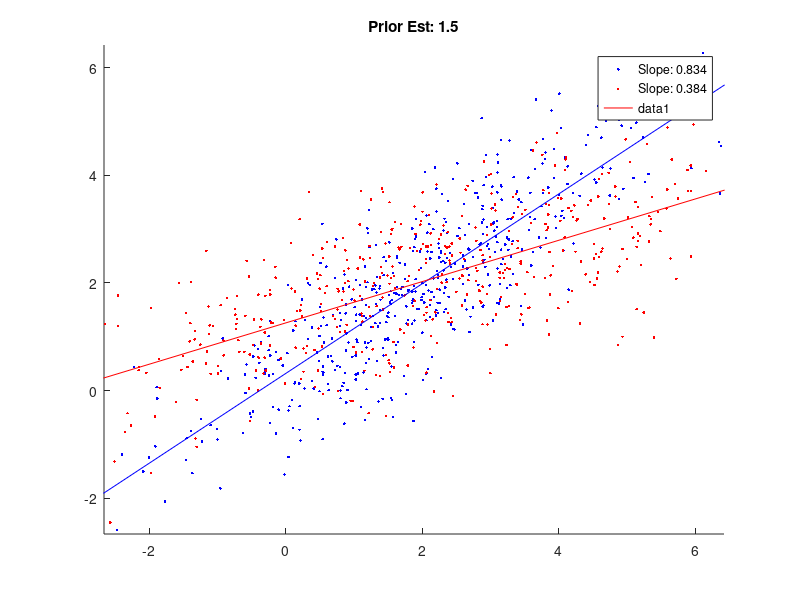
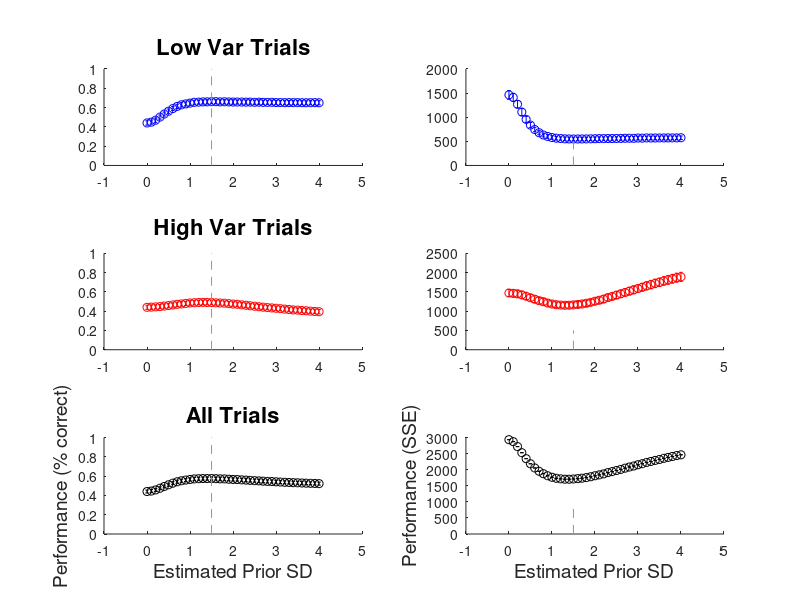
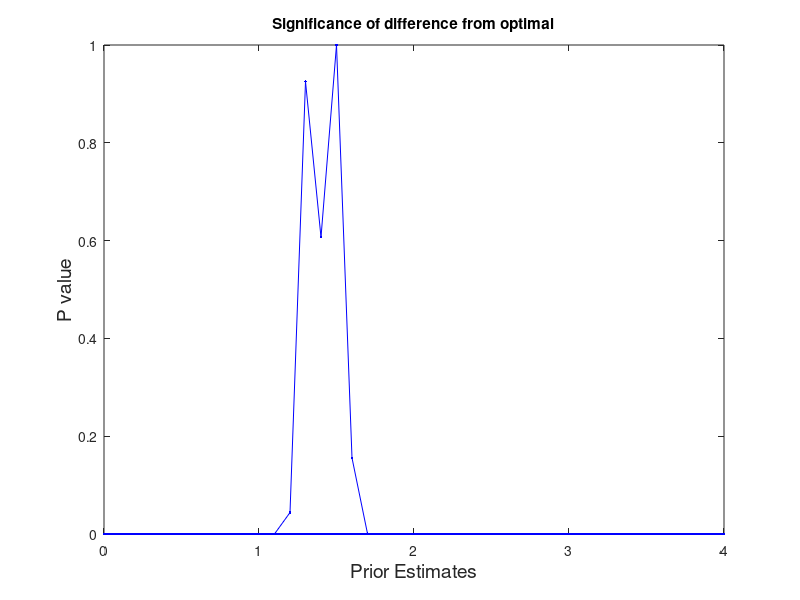
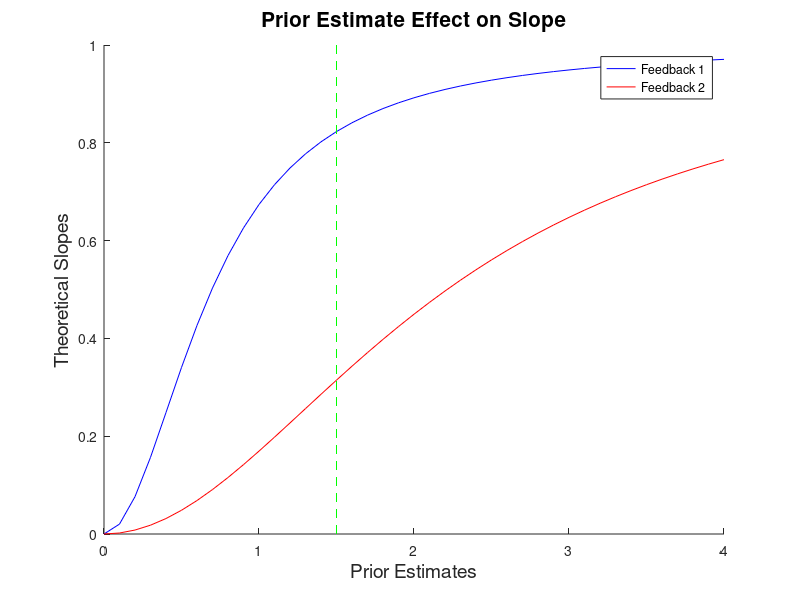

The MATLAB script that drew these images, in order:
%% Task Parameters
numslices = 10;
targetsize = 2;

mup = 2; % Prior mean
sigp = 1.5; % Prior std

% Feedback standard deviations
s1 = 2.2; %1
s2 = 7; %4

ntrials = 1000; %Trials per session
reps = 500; %Total number of sessions       
sigp_hats = 0:0.1:4; %Range of prior estimates (strategies)
strategies = [1.5]; %Strategies for which you want scatterplot with slopes

%% Mr. F (the fake monkey)
centroid_estimation_error = 0; % percent var
motor_error = 0.83; % std (constant)

%% Initialize arrays
correct1 = zeros(reps,length(sigp_hats));
correct2 = zeros(reps,length(sigp_hats));
totcorrect = zeros(reps,length(sigp_hats));

sse1 = zeros(reps,length(sigp_hats));
sse2 = zeros(reps,length(sigp_hats));
sset = zeros(reps,length(sigp_hats));

sumsig1 = zeros(reps,length(sigp_hats));
sumsig2 = zeros(reps,length(sigp_hats));
sumsigt = zeros(reps,length(sigp_hats));

theor = zeros(length(sigp_hats),2);

sigp_hats = 1/1000*round(1000*sigp_hats); %Range of prior estimates (strategies)
strategies = 1/1000*round(1000*strategies); %Strategies for which you want scatterplot with slopes
[throwaway,plotstrategies] = ismember(strategies,sigp_hats);
%% Do Simulation
for rep = 1:reps %Cycle through sessions

    % Obtain true target positions and separate into high/low
    targets = mup + randn(ntrials,1).*sigp;
    targetsL = targets(1:end/2);
    targetsH = targets(end/2+1:end);

    % Represent the targets with slices (drawn from feedback stds)
    slicesf1 = repmat(targetsL,1,numslices) + s1*randn(ntrials/2,numslices);
    slicesf2 = repmat(targetsH,1,numslices) + s2*randn(ntrials/2,numslices);

    % Calculate the centroid positions and stds of the slices
    mu_hats1 = mean(slicesf1,2);
    sig_hats1 = std(slicesf1,0,2)./sqrt(numslices);
    
    mu_hats1 = mu_hats1 + centroid_estimation_error.*sig_hats1.*randn(length(mu_hats1),1);

    mu_hats2 = mean(slicesf2,2);
    sig_hats2 = std(slicesf2,0,2)./sqrt(numslices);

    mu_hats2 = mu_hats2 + centroid_estimation_error.*sig_hats2.*randn(length(mu_hats2),1);
    
    if rep==1; figure; hold on; end
    
    for i = 1:length(sigp_hats) % Cycle through strategies
        sigp_hat = sigp_hats(i);

        % Bayesian integration to calculate final target position estimate
        pos1 = (mu_hats1.*sigp_hat.^2 + mup.*sig_hats1.^2)./(sigp_hat.^2+sig_hats1.^2);
         pos1 = pos1 + motor_error*randn(length(pos1),1);
        pos2 = (mu_hats2.*sigp_hat.^2 + mup.*sig_hats2.^2)./(sigp_hat.^2+sig_hats2.^2);
         pos2 = pos2 + motor_error*randn(length(pos2),1);
        if rep == 1 
            
            % Calculate Theoretical Slopes
            theor(i,1) = sigp_hat^2/(sigp_hat^2+(s1/sqrt(numslices))^2);
            theor(i,2) = sigp_hat^2/(sigp_hat^2+(s2/sqrt(numslices))^2);
            
            % Plot 2004 Nature plot for strategies of interest (see TASK
            % PARAMETERS)
            if ismember(i,plotstrategies)
                subplot(1,length(plotstrategies),find(plotstrategies == i)); hold on;
                plot(mu_hats1,pos1,'b.');
                plot(mu_hats2,pos2,'r.');

                slope1 = polyfit(mu_hats1,pos1,1); 
                slope2 = polyfit(mu_hats2,pos2,1);

                plot([-10 10],polyval(slope1,[-10 10]),'b');
                legend(sprintf('Slope: %.3f',slope1(1)),sprintf('Slope: %.3f',slope2(1)))
                plot([-10 10],polyval(slope2,[-10 10]),'r');
                title(sprintf('Prior Est: %.1f',sigp_hat));

                axis([min(targets) max(targets) min(targets) max(targets)]);
            end
        end
        
        % Calculate standard deviations of posteriors
        sig1 = sqrt((sigp_hat.^2*sig_hats1.^2)./(sigp_hat.^2+sig_hats1.^2));
        sig2 = sqrt((sigp_hat.^2*sig_hats2.^2)./(sigp_hat.^2+sig_hats2.^2));
        
        % Find average posterior std
        sumsig1(rep,i) = mean(sig1);
        sumsig2(rep,i) = mean(sig2);
        sumsigt(rep,i) = mean([sig1;sig2]);
        
        % Calculate errors of MAP estimate
        err1 = abs(pos1 - targetsL);
        err2 = abs(pos2 - targetsH);
        
        % SSE for separate cases and also combined
        sse1(rep,i) = sum(err1.^2);
        sse2(rep,i) = sum(err2.^2);
        sset(rep,i) = sse1(rep,i)+sse2(rep,i);
        
        % Calculate success rate (% targets hit)
        correct1(rep,i) = sum(err1<=targetsize/2)./(ntrials/2);
        correct2(rep,i) = sum(err2<=targetsize/2)./(ntrials/2);
        totcorrect(rep,i) = (correct1(rep,i)*(ntrials/2)+correct2(rep,i)*(ntrials/2))./ntrials;
    end
end

%% Calculate mean and stds of success rates
% Feedback 1
CP1 = mean(correct1,1);
cp1sd = std(correct1,0,1);
% Feedback 2
CP2 = mean(correct2,1);
cp2sd = std(correct2,0,1);
% Total
TC = mean(totcorrect,1);
tcsd = std(totcorrect,0,1);

%% Calculate mean and stds of SSE
% Feedback 1
SSE1 = mean(sse1,1);
SSE1std = std(sse1,0,1);
% Feedback 2
SSE2 = mean(sse2,1);
SSE2std = std(sse2,0,1);
% Total
SSET = mean(sset,1);
SSETstd = std(SSET,0,1);

%% Calculate mean and stds of Posterior Standard deviations
% Feedback 1
SIG1 = mean(sumsig1,1);
SIG1std = std(sumsig1,0,1);
% Feedback 2
SIG2 = mean(sumsig2,1);
SIG2std = std(sumsig2,0,1);
% Total
SIGT = mean(sumsigt,1);
SIGTstd = std(sumsigt,0,1);

%% Create Performance Figures
% Performance (Percent correct) across strategies
figure; 
subplot(3,2,1); hold on;
errorbar(sigp_hats,CP1,cp1sd,'bo'); title('Low Var Trials','FontSize',16);
plot([sigp sigp],[0 1],'g--')
subplot(3,2,3); hold on;
errorbar(sigp_hats,CP2,cp2sd,'ro'); title('High Var Trials','FontSize',16);
plot([sigp sigp],[0 1],'g--')
subplot(3,2,5); hold on;
errorbar(sigp_hats,TC,tcsd,'ko'); title('All Trials','FontSize',16);
plot([sigp sigp],[0 1],'g--')

CP1max = max(CP1);
CP2max = max(CP2);
TCmax = max(TC);

d1 = CP1max- CP1;
d2 = CP2max - CP2;
dt = TCmax - TC;

weights = 0.1:0.1:10;
for i = 1:length(weights)
    cost1(i,:) = weights(i)*d1 + SIG1;
        best1(i) = sigp_hats(cost1(i,:)==min(cost1(i,:)));
    cost2(i,:) = weights(i)*d2 + SIG2;
        best2(i) = sigp_hats(cost2(i,:)==min(cost2(i,:)));
    costt(i,:) = weights(i)*dt + SIGT;
        bestt(i) = sigp_hats(costt(i,:)==min(costt(i,:)));
end

xlabel('Estimated Prior SD','FontSize',14); 
ylabel('Performance (% correct)','FontSize',14);

% Performance (SSE) across strategies
subplot(3,2,2); hold on;
errorbar(sigp_hats,SSE1,SSE1std,'bo');
plot([sigp sigp],[0 500],'g--')
subplot(3,2,4); hold on;
errorbar(sigp_hats,SSE2,SSE2std,'ro'); 
plot([sigp sigp],[0 500],'g--')
subplot(3,2,6); hold on;
errorbar(sigp_hats,SSET,SSETstd,'ko');
plot([sigp sigp],[0 1000],'g--')

xlabel('Estimated Prior SD','FontSize',14); 
ylabel('Performance (SSE)','FontSize',14);

%% Create Robustness Figures
% Return the best Prior estimate (SHOULD BE THE TRUE PRIOR)
indbest = find(TC==max(TC));
fprintf('Optimal Prior: %.3f\n',sigp_hats(indbest));

% Perform ttest to compare performance of strategies wrt optimal prior
bestset = totcorrect(:,indbest);
comp = zeros(size(totcorrect,2));
pval = comp;
for i = 1:size(totcorrect,2)
    [comp(i) pval(i)] = ttest2(totcorrect(:,i),bestset);
end

% Plot P-values from comparison
figure; plot(sigp_hats,pval,'b.-');
xlabel('Prior Estimates','FontSize',14); 
ylabel('P value','FontSize',14);
title('Significance of difference from optimal');
%axis([sigp_hats(1) sigp_hats(end) 0 .06]);

% Plot Slopes across strategies
figure; hold on;
plot(sigp_hats,theor(:,1),'b');
plot(sigp_hats,theor(:,2),'r');
plot([sigp sigp],[0 1],'g--')
legend('Feedback 1','Feedback 2');
xlabel('Prior Estimates','FontSize',14);
ylabel('Theoretical Slopes','FontSize',14);
title('Prior Estimate Effect on Slope','FontSize',15);

dslope1 = theor(indbest,1) - theor(:,1);
dslope2 = theor(indbest,2) - theor(:,2);

drew1 = CP1(indbest) -CP1;
drew2 = CP2(indbest) -CP2;
%%



